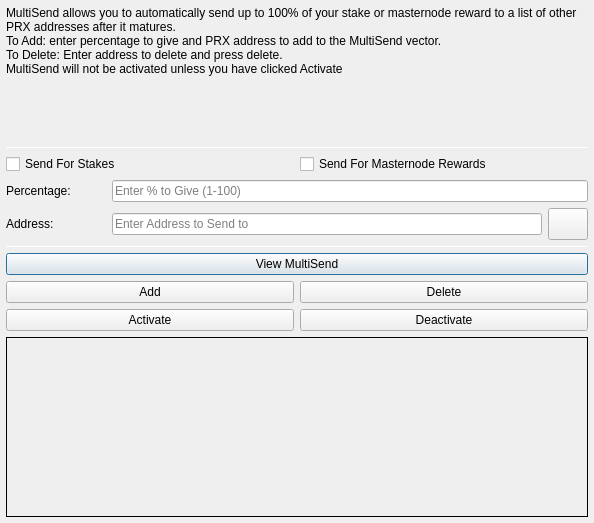
<?xml version="1.0" encoding="UTF-8"?>
<ui version="4.0">
 <class>MultiSendDialog</class>
 <widget class="QDialog" name="MultiSendDialog">
  <property name="windowModality">
   <enum>Qt::NonModal</enum>
  </property>
  <property name="geometry">
   <rect>
    <x>0</x>
    <y>0</y>
    <width>594</width>
    <height>523</height>
   </rect>
  </property>
  <property name="windowTitle">
   <string>MultiSend</string>
  </property>
  <layout class="QVBoxLayout" name="verticalLayout" stretch="0">
   <property name="leftMargin">
    <number>6</number>
   </property>
   <property name="topMargin">
    <number>6</number>
   </property>
   <property name="rightMargin">
    <number>6</number>
   </property>
   <property name="bottomMargin">
    <number>6</number>
   </property>
   <item>
    <layout class="QVBoxLayout" name="verticalLayout_Main" stretch="1,1,1,1,1,1">
     <item>
      <widget class="QLabel" name="label_2">
       <property name="lineWidth">
        <number>1</number>
       </property>
       <property name="text">
        <string>MultiSend allows you to automatically send up to 100% of your stake or masternode reward to a list of other PRX addresses after it matures.
To Add: enter percentage to give and PRX address to add to the MultiSend vector.
To Delete: Enter address to delete and press delete.
MultiSend will not be activated unless you have clicked Activate</string>
       </property>
       <property name="alignment">
        <set>Qt::AlignLeading|Qt::AlignLeft|Qt::AlignTop</set>
       </property>
       <property name="wordWrap">
        <bool>true</bool>
       </property>
      </widget>
     </item>
     <item>
      <widget class="Line" name="line">
       <property name="minimumSize">
        <size>
         <width>0</width>
         <height>1</height>
        </size>
       </property>
       <property name="maximumSize">
        <size>
         <width>16777215</width>
         <height>1</height>
        </size>
       </property>
       <property name="orientation">
        <enum>Qt::Horizontal</enum>
       </property>
      </widget>
     </item>
     <item>
      <layout class="QVBoxLayout" name="verticalLayout_Settings">
       <item>
        <layout class="QHBoxLayout" name="horizontalLayout">
         <item>
          <widget class="QCheckBox" name="multiSendStakeCheckBox">
           <property name="text">
            <string>Send For Stakes</string>
           </property>
          </widget>
         </item>
         <item>
          <widget class="QCheckBox" name="multiSendMasternodeCheckBox">
           <property name="text">
            <string>Send For Masternode Rewards</string>
           </property>
          </widget>
         </item>
        </layout>
       </item>
       <item>
        <layout class="QHBoxLayout" name="horizontalLayout_6">
         <item>
          <widget class="QLabel" name="label">
           <property name="minimumSize">
            <size>
             <width>100</width>
             <height>0</height>
            </size>
           </property>
           <property name="toolTip">
            <string>Percentage of stake to send</string>
           </property>
           <property name="text">
            <string>Percentage:</string>
           </property>
          </widget>
         </item>
         <item>
          <widget class="QLineEdit" name="multiSendPercentEdit">
           <property name="toolTip">
            <string>Enter whole numbers 1 - 100</string>
           </property>
           <property name="placeholderText">
            <string>Enter % to Give (1-100)</string>
           </property>
          </widget>
         </item>
        </layout>
       </item>
       <item>
        <layout class="QHBoxLayout" name="horizontalLayout_7">
         <item>
          <widget class="QLabel" name="label_5">
           <property name="minimumSize">
            <size>
             <width>100</width>
             <height>0</height>
            </size>
           </property>
           <property name="toolTip">
            <string>Address to send portion of stake to</string>
           </property>
           <property name="text">
            <string>Address:</string>
           </property>
          </widget>
         </item>
         <item>
          <widget class="QLineEdit" name="multiSendAddressEdit">
           <property name="toolTip">
            <string/>
           </property>
           <property name="placeholderText">
            <string>Enter Address to Send to</string>
           </property>
          </widget>
         </item>
         <item>
          <widget class="QPushButton" name="addressBookButton">
           <property name="maximumSize">
            <size>
             <width>16777215</width>
             <height>32</height>
            </size>
           </property>
           <property name="toolTip">
            <string>Choose an address from the address book</string>
           </property>
           <property name="text">
            <string/>
           </property>
           <property name="icon">
            <iconset resource="../prx.qrc">
             <normaloff>:/icons/address-book</normaloff>:/icons/address-book</iconset>
           </property>
           <property name="shortcut">
            <string>Alt+A</string>
           </property>
           <property name="autoDefault">
            <bool>false</bool>
           </property>
          </widget>
         </item>
        </layout>
       </item>
      </layout>
     </item>
     <item>
      <widget class="Line" name="line_2">
       <property name="minimumSize">
        <size>
         <width>0</width>
         <height>1</height>
        </size>
       </property>
       <property name="maximumSize">
        <size>
         <width>16777215</width>
         <height>1</height>
        </size>
       </property>
       <property name="orientation">
        <enum>Qt::Horizontal</enum>
       </property>
      </widget>
     </item>
     <item>
      <layout class="QVBoxLayout" name="verticalLayout_Buttons">
       <item>
        <layout class="QHBoxLayout" name="horizontalLayout_4">
         <item>
          <widget class="QPushButton" name="viewButton">
           <property name="toolTip">
            <string/>
           </property>
           <property name="statusTip">
            <string>View MultiSend Vector</string>
           </property>
           <property name="text">
            <string>View MultiSend</string>
           </property>
          </widget>
         </item>
        </layout>
       </item>
       <item>
        <layout class="QHBoxLayout" name="horizontalLayout_2">
         <item>
          <widget class="QPushButton" name="addButton">
           <property name="toolTip">
            <string/>
           </property>
           <property name="statusTip">
            <string>Add to MultiSend Vector</string>
           </property>
           <property name="text">
            <string>Add</string>
           </property>
          </widget>
         </item>
         <item>
          <widget class="QPushButton" name="deleteButton">
           <property name="toolTip">
            <string/>
           </property>
           <property name="statusTip">
            <string>Delete Address From MultiSend Vector</string>
           </property>
           <property name="text">
            <string>Delete</string>
           </property>
          </widget>
         </item>
        </layout>
       </item>
       <item>
        <layout class="QHBoxLayout" name="horizontalLayout_5">
         <item>
          <widget class="QPushButton" name="activateButton">
           <property name="statusTip">
            <string>Activate MultiSend</string>
           </property>
           <property name="text">
            <string>Activate</string>
           </property>
          </widget>
         </item>
         <item>
          <widget class="QPushButton" name="disableButton">
           <property name="statusTip">
            <string>Deactivate MultiSend</string>
           </property>
           <property name="text">
            <string>Deactivate</string>
           </property>
          </widget>
         </item>
        </layout>
       </item>
      </layout>
     </item>
     <item>
      <widget class="QLabel" name="message">
       <property name="minimumSize">
        <size>
         <width>0</width>
         <height>180</height>
        </size>
       </property>
       <property name="frameShape">
        <enum>QFrame::Panel</enum>
       </property>
       <property name="frameShadow">
        <enum>QFrame::Plain</enum>
       </property>
       <property name="lineWidth">
        <number>1</number>
       </property>
       <property name="midLineWidth">
        <number>1</number>
       </property>
       <property name="text">
        <string/>
       </property>
       <property name="alignment">
        <set>Qt::AlignLeading|Qt::AlignLeft|Qt::AlignTop</set>
       </property>
       <property name="wordWrap">
        <bool>true</bool>
       </property>
      </widget>
     </item>
    </layout>
   </item>
  </layout>
 </widget>
 <resources>
  <include location="../prx.qrc"/>
 </resources>
 <connections/>
</ui>
